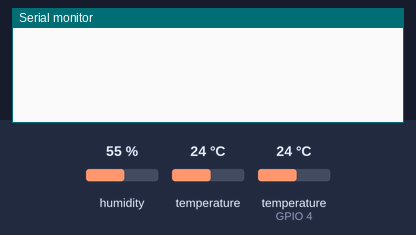
This sketch was run on a simulated ESP8266 (NodeMCU). Shown: the last lines printed to the serial monitor. The test bench sets the inputs (shaded band); at power-on: humidity 55 %, temperature (sensor on GPIO 4) 24 °C, temperature 24 °C. WiFi joins after 1.5 s; servers stay silent unless stated.

Above: at 3.0 s.
3.1 s: humidity set to 22 %
At 8.4 s:
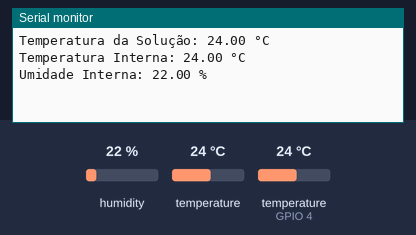
9.1 s: temperature (sensor on GPIO 4) set to 12 °C
10.6 s: temperature (sensor 0) set to 12 °C
12.1 s: temperature (sensor on GPIO 4) set to 19 °C
At 13.4 s:
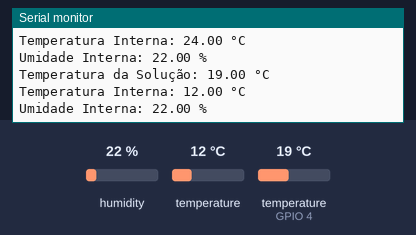

Measured:
- after the input at 3.1 s, the serial monitor: prints a new line after 4.5 s (image 1)
- after the input at 12.1 s, the serial monitor: prints a new line after 0.51 s (image 2)

The sketch:

HydroSys.ino
```cpp
#include <ArduinoJson.h>
#include <ESP8266HTTPClient.h>
#include <ESP8266WiFi.h>
#include <BlynkSimpleEsp8266.h>
#include <DHT.h>
#include <DallasTemperature.h>
#include <OneWire.h>

#define ONE_WIRE_BUS 4
#define BLYNK_PRINT Serial
#define DHTPIN 0
#define DHTTYPE DHT11

int sendSensorId, saveDataId;

//Token para comunicação com o Blynk
char auth[] = "";

//Credenciais de WIFI
char ssid[] = "";
char pass[] = "";

OneWire oneWire(ONE_WIRE_BUS);
DallasTemperature dsSensor(&oneWire);
DHT dht(DHTPIN, DHTTYPE);
BlynkTimer timer;
WidgetTerminal terminal(V1);

float tempSolucao;
float umidInterna;
float tempInterna;

//Função responsável por ler os dados dos sensores e enviá-los para o Blynk
void sendSensor() {
  //Leitura dos sensores
  dsSensor.requestTemperatures();
  float tempSolucaoAux = dsSensor.getTempCByIndex(0);
  float umidInternaAux = dht.readHumidity();
  float tempInternaAux = dht.readTemperature();

  Serial.print("Temperatura da Solução: ");
  Serial.print(tempSolucaoAux);
  Serial.println(" °C");
  Serial.print("Temperatura Interna: ");
  Serial.print(tempInternaAux);
  Serial.println(" °C");
  Serial.print("Umidade Interna: ");
  Serial.print(umidInternaAux);
  Serial.println(" %");
  Serial.println("");

  //Envia cada dados para um dos pinos virtuais do Blynk
  if(!isnan(umidInternaAux)) {
    umidInterna = umidInternaAux;
  }
  if(!isnan(tempInternaAux)) {
    tempInterna = tempInternaAux;
  }
  if(!isnan(tempSolucaoAux)) {
    tempSolucao = tempSolucaoAux;
  }

  Blynk.virtualWrite(V4, tempSolucao);
  Blynk.virtualWrite(V6, tempInterna);
  Blynk.virtualWrite(V5, umidInterna);

}

//Função responsável por ler os dados dos sensores, criar um arquivo JSON e enviá-lo via POST para a API.
void saveData() {
  if(!isnan(tempSolucao) && !isnan(umidInterna) && !isnan(tempInterna)) {
    //Criação do objeto JSON
    StaticJsonBuffer<300> JSONbuffer;

    JsonObject& data = JSONbuffer.createObject();

    data["temperaturaInterna"] = String(tempInterna);
    data["umidadeInterna"] = String(umidInterna);
    data["temperaturaSolucao"] = String(tempSolucao);
    data["token"] = String(auth);

    //Converte o objeto JSON para String em formato JSON
    String dataStr;
    data.printTo(dataStr);

    //Envia os dados em formato JSON para a API via POST
    HTTPClient http;

    //URL da API
    http.begin("http://hydroapi.herokuapp.com/dados/");
    http.addHeader("Content-Type", "application/json");

    //Variável responsável por receber o código da resposta Http
    int httpCode = http.POST(dataStr);

    //Imprimi na porta Serial o código da resposta Http para debug
    if(httpCode == 200) {
      Serial.print("Dados salvos com sucesso! Status HTTP: ");
    } else {
      Serial.print("Erro ao salvar dados! Status HTTP: ");
    }
    Serial.println(httpCode);
    Serial.println("");

    //Encerra a conexão com a API
    http.end();
  }
}

void setup()
{
  //Debug console
  Serial.begin(115200);

  dsSensor.begin();
  dht.begin();
  Blynk.begin(auth, ssid, pass);

  //Timer responsável por chamar a função sendSensor a cada 5 segundos
  sendSensorId = timer.setInterval(5000L, sendSensor);
  //Timer responsável por chamar a função saveData a cada 30 minutos
  saveDataId = timer.setInterval(1800000L, saveData);

  terminal.clear();

  terminal.println("Desenvolvido por: Bruno Vieira Rosa");
  terminal.println();

  terminal.println("Histórico de dados disponível em:");
  terminal.println("brvieira.github.io/hydrosys-frontend");
  terminal.println();

  terminal.println("Códigos disponíveis em:");
  terminal.println("github.com/brvieira");

  terminal.flush();
}

void loop()
{
  Blynk.run();
  timer.run();
}
```
